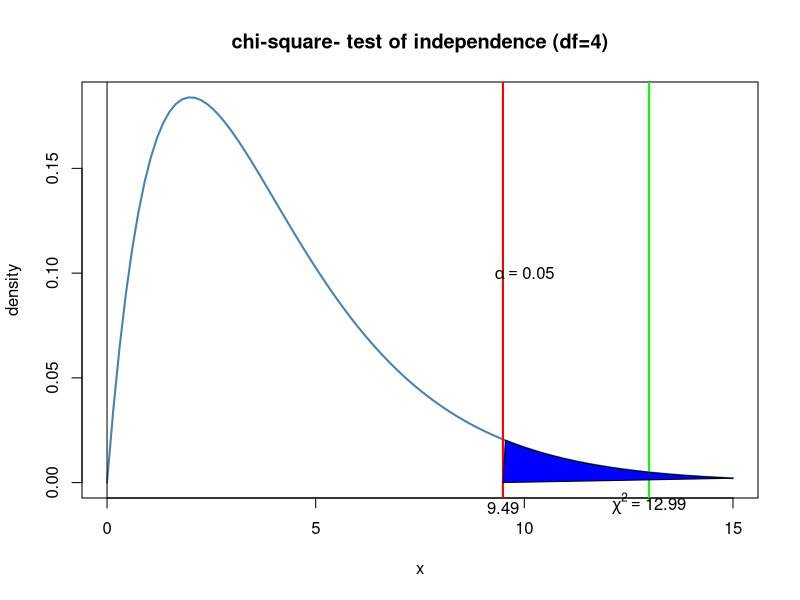

This figure's R source:
#apge no: 479-480
#H0 : The number of hours volunteered is independent on type of volunteer
#H1 : The number of hours volunteered is dependent on type of volunteer
library(MASS)
obs_matrix<-matrix(c(111,96,91,96,133,150,48,61,53),ncol=3)
rownames(obs_matrix)<-c("comm_stud","four_y_stud","non_stud")
colnames(obs_matrix)<-c('hours13','hours46','hours79')
exp_matrix<-matrix(c(90.57,103.00,104.42,115.19,131.00,132.81,49.24,56.00,56.77),ncol=3)
rownames(exp_matrix)<-c("comm_stud","four_y_stud","non_stud")
colnames(exp_matrix)<-c('hours13','hours46','hours79')
no_r=nrow(obs_matrix)
no_c=ncol(obs_matrix)
df=(no_r-1)*(no_c-1)
t_stat=0
for(i in 1:dim(obs_matrix)[1])
    {
    for(j in 1:dim(obs_matrix)[2])
      {
      x=(obs_matrix[i,j]-exp_matrix[i,j])^2/exp_matrix[i,j]
      t_stat=t_stat+x
  }
}
print(paste("the critical value",round(t_stat,2)))
print(paste("the degree of freedom =",df))
alpha=0.05
t_critical=qchisq(1-alpha,df=df)
if(t_stat<=t_critical)
{
  print("Accept H0")
  print("The number of hours volunteered is independent on type of volunteer")
}else
{
  print("Reject H0")
  print("The number of hours volunteered is dependent on type of volunteer")
}
x<-seq(0,15,length=100)
curve(dchisq(x,df=df),from=0,to=15,
      main="chi-square- test of independence (df=4)",
      ylab="density",
      lwd=2,
      col='steelblue')
y<-dchisq(x,df=df)
abline(v=0)
abline(v=t_critical,lwd=2,col='red')
abline(v=t_stat,lwd=2,col='green')
polygon(c(x[x>=t_critical],t_critical ),c(y[x>=t_critical],0),col="blue")
text(10,0.1,expression(alpha ==0.05))
mtext((expression(chi^2==12.99)),side=1,at=t_stat,cex=1)
mtext(round(t_critical,2),side=1,at=t_critical,cex=1)
